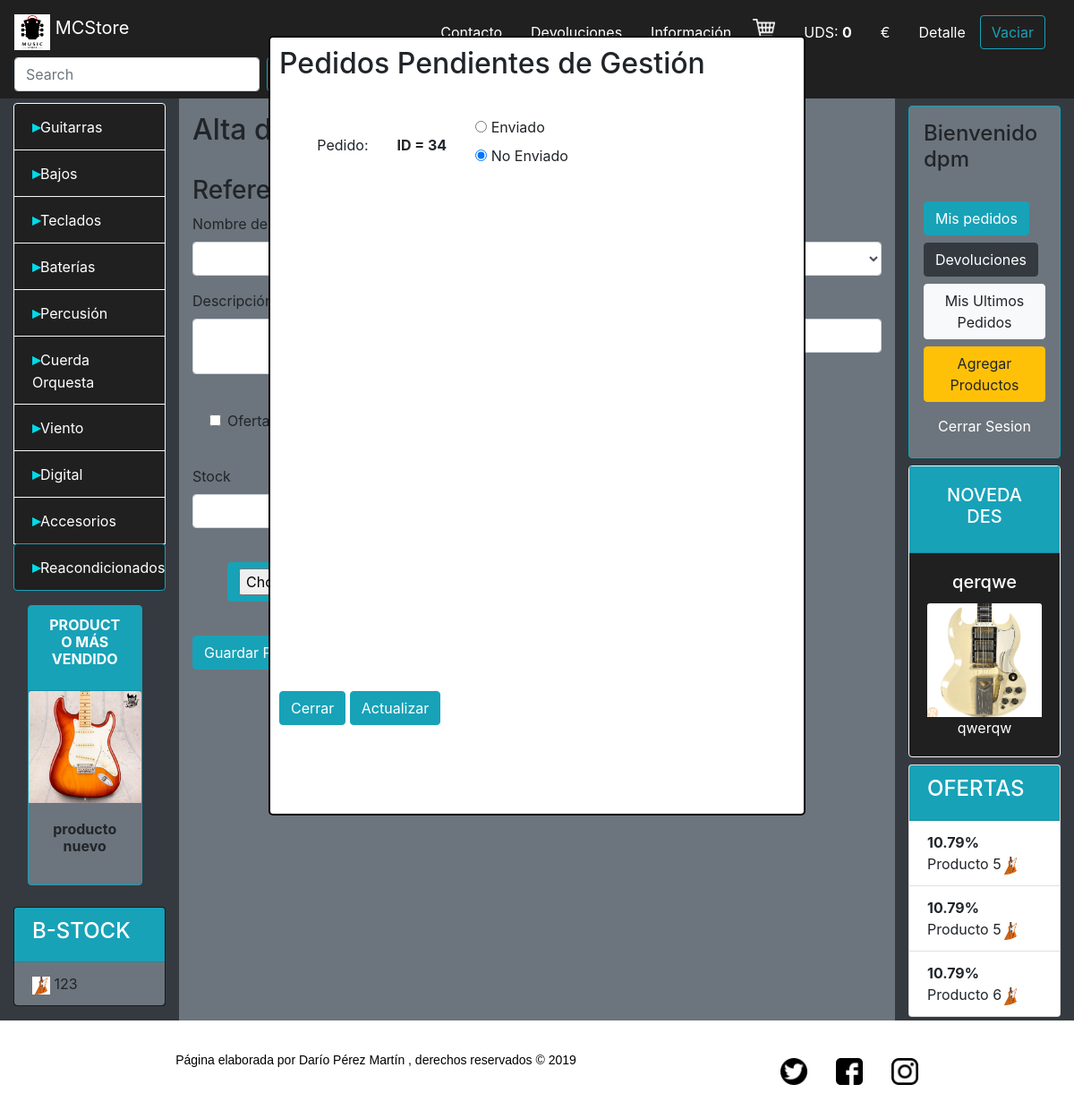
Screenshot of /index.php?registro=2 (signed in) with the database file from the repository.
### tables this page shows
CREATE TABLE `pedidos` (
  `id_pedido` int(11) NOT NULL,
  `fecha` date NOT NULL,
  `precio` float NOT NULL,
  `usuario` varchar(50) NOT NULL
);

CREATE TABLE `categorias` (
  `id_categoria` int(11) NOT NULL DEFAULT '0',
  `nombre_categoria` varchar(50) DEFAULT NULL,
  `id_padre` int(11) DEFAULT NULL
);

CREATE TABLE `producto` (
  `referencia` int(11) NOT NULL,
  `nombre` varchar(50) NOT NULL,
  `stock` int(11) NOT NULL,
  `precio` float NOT NULL,
  `oferta` tinyint(1) NOT NULL,
  `novedad` tinyint(1) NOT NULL,
  `fecha_alta` date NOT NULL,
  `fecha_fabricacion` date NOT NULL,
  `descripcion` text NOT NULL,
  `imagen` varchar(50) NOT NULL,
  `id_categoria` int(11) NOT NULL,
  `precio_oferta` double NOT NULL,
  `cantidad_devueltos` int(11) NOT NULL DEFAULT '0'
);

### altaproducto.php (the view, shortened to what this page needs)
<form class="mt-3" method="POST" action="" enctype="multipart/form-data" id="altaproducto">
  <h2>Alta de Productos</h2>
  <?php
  if (isset($_SESSION['admin'])) {
    if ($_SESSION['admin'] == TRUE) {
      include "conexion.php";
      $query1 = $mysqli->query("select referencia from producto order by referencia desc");
      if ($mysqli->affected_rows != 0) {
        $resul1 = $query1->fetch_assoc();
        $referencia = $resul1['referencia'] + 1;
      } else {
        $referencia = 1;
      }
      echo '<br>
  <h3>Referencia:' . $referencia . '</h3>';
      ?>
      <div class="form-row">
        <div class="form-group col-md-6">
          <label for="nombre">Nombre del Producto</label>
        </div>
        <div class="form-group col-md-6">
          <label for="inputState">Categoria</label>
        </div>
        <div class="form-group col-md-6">
          <label for="descripcion">Descripción:</label>
        </div>
        <div class="form-group col-md-6">
          <label for="precio">Precio</label>
        </div>
        <div class="form-check m-4">
          <input class="form-check-input" name="oferta" type="checkbox" value="1" id="oferta" />
          <label class="form-check-label" for="oferta">
            Oferta
          </label>
        </div>
        <div class="form-check m-4">
          <label class="form-check-label" for="novedad">
          </label>
        </div>
        <div class="form-group">
          <label for="direccion">Fecha Fabricación</label>
        </div>
        <div class="form-group col-md-6">
          <label for="stock">Stock</label>
        </div>
        <div class="form-group ml-4">
          <div class="card-body">
          </div>
        </div>
      </div>
      <input type="submit" class="btn btn-info" name="Enviar" value="Guardar Producto">
</form>
<?php
  } else {
    echo "No puede acceder a este sitio sin ser administrador";
  }
} else {
  echo "No puede acceder a este sitio sin ser administrador";
}
?>

### index.php (shortened to what this page needs)
<!DOCTYPE html>
<html lang="es">
<head>
  <link rel="stylesheet" href="https://stackpath.bootstrapcdn.com/bootstrap/4.3.1/css/bootstrap.min.css" />
  <link rel="stylesheet" href="estilos.css" />
  <link rel="stylesheet" href="https://cdnjs.cloudflare.com/ajax/libs/jquery-confirm/3.3.2/jquery-confirm.min.css">
</head>
<body>
  <?php
  include 'navbar.php';
  ?>
  <div class="modal">
    <div class="contenedor-modal">
      <table id="tabla-modal">
        <h2>Pedidos Pendientes de Gestión</h2>
        <?php
        include 'conexion.php';
        $ejecutar  = 'select pedidos.id_pedido as id, estados.estado as estado from pedidos,estados,estados_pedidos where pedidos.id_pedido = estados_pedidos.id_pedido and estados.id_estado = estados_pedidos.id_estado and estados.estado=\'PENDIENTE_ENVIO\'';
        $intermedia = $mysqli->query($ejecutar);
        while ($row = $intermedia->fetch_assoc()) {
          ?>
          <tr>
            <td>Pedido:</td>
            <td id="estado<?php echo $row['id']; ?>"><strong> ID = <?php echo $row['id']; ?></strong></td>
            <td>
              <input id="enviado<?php echo $row['id']; ?>" type="radio" name="enviado<?php echo $row['id']; ?>" value="<?php echo $row['id']; ?>">
              <label for="enviado">Enviado</label>
              <br>
              <input id="nosend" type="radio" name="enviado<?php echo $row['id']; ?>" value="No Enviado" checked="checked">
              <label for="noEnviado">No Enviado</label>
            </td>
          </tr>
        <?php
        }
        ?>
      </table>
    </div>
    <button id="cerrar-modal" class="btn btn-info">Cerrar</button>
    <button id="actualizar-estado" class="btn btn-info">Actualizar</button>
  </div>
  <div class="container-fluid">
    <div class="row">
      <div class="col-2 bg-dark">
        <?php
        include 'menu.php';
        include 'mas_vendido.php';
        include 'b_stock.php';
        ?>
      </div>
      <div class="col-8 bg-secondary fa-align-center">
        <?php
        if (isset($_GET['registro'])) {
          if ($_GET['registro'] == 1) {
            include 'formulario_registro.php';
          } elseif ($_GET['registro'] == 2) {
            include 'altaproducto.php';
          } elseif ($_GET['registro'] == 3) {
            include 'detalle_compra.php';
          } elseif ($_GET['registro'] == 4) {
            include 'misPedidos.php';
          } elseif ($_GET['registro'] == 5) {
            include 'devoluciones.php';
          } elseif ($_GET['registro'] == 6) {
            include 'misUltimosPedidos.php';
          } else {
            include 'principal.php';
          }
        } else {
          if (isset($_GET['categoria'])) {
            include 'main.php';
          } else {
            include 'principal.php';
          }
        }
        ?>
      </div>
      <div class="col-2 bg-dark">
        <?php
        include 'login.php';
        include 'novedades.php';
        include 'ofertas.php';
        ?>
      </div>
    </div>
  </div>
  <?php
  include 'footer.php';
  ?>
</body>
</html>

### menu.php (shortened to what this page needs)
<?php
include 'conexion.php';
$consulta2 = $mysqli->query("select * from categorias where id_padre is NULL");
?>
<ul class="list-group margen-top barra">
  <?php
  while ($resultado2 = $consulta2->fetch_assoc()) {
    echo '<li class="list-group-item bg-black h-personal  border-light letras-blancas">
        <strong class="indice">▸</strong>' . $resultado2['nombre_categoria'] . '<ul class="barra">';
    echo '</ul></li>';
  }
  ?>
  <a href="index.php?categoria=bstock">
    <li class="list-group-item bg-black h-personal submenu border-info minimo letras-blancas">
      <strong class="indice">▸</strong>Reacondicionados</li>
  </a>
</ul>

### mas_vendido.php (shortened to what this page needs)
<?php
$consulta = $mysqli -> query("SELECT sum(cantidad) as suma, id_producto from linea_pedido GROUP by id_producto order by suma");
$resultado = $consulta->fetch_assoc();
$referencia = $resultado['id_producto'];
$consulta2 = $mysqli -> query("select * from producto where referencia ='".$referencia."'");
$producto = $consulta2 ->fetch_assoc();
?>
<div
class="card w-75 ml-3 mt-3 bg-secondary border-info"
style="width: 18rem;"
> <div class="card-header bg-info">
<h6 class="card-title font-weight-bold text-center letras-blancas" >
  PRODUCTO MÁS VENDIDO
</h6>
</div>
<img src="upload/<?php echo $producto['imagen'] ?>" class="card-img-top" alt="..." />
<div class="card-body text-center">
  <h6 class="card-title font-weight-bolder text-center">
    <?php echo $producto['nombre'] ?>
  </h6>
</div>
</div>

### b_stock.php
<?php
include 'conexion.php';
$consulta = $mysqli -> query("select * from producto where cantidad_devueltos not in (0) ORDER BY rand() limit 3 ");
?>
<div class="card mt-4  mb-3 bg-black">
 <div class="card-header bg-info">
   <h4 class="letras-blancas">B-STOCK</h4>
 </div>
 <ul class="list-group list-group-flush">
   <?php
   if($mysqli -> affected_rows == 0){
     ?>
    <li class="list-group-item bg-secondary"> No hay devoluciones</li>
    <?php
  }else{
    while($resultado = $consulta -> fetch_assoc()){
      ?>
       <li class="list-group-item bg-secondary"><img src="upload/<?php echo $resultado['imagen'] ?>" class="pequeña">  <?php echo $resultado['nombre']; ?> </li>
      <?php
    }
  }
   ?>
 </ul>
</div>

### novedades.php
<?php
include 'conexion.php';
$resultado = $mysqli ->query("select * from producto where novedad=true ORDER BY rand() limit 1");
$row = $resultado -> fetch_array();
$nombre = $row['nombre'];
$descripcion = $row['descripcion'];
$imagen = $row['imagen'];
?>
<div class="card text-center mt-2 bg-black border-light">
  <div class="card-header bg-info">
    <a class="nav-link active letras-blancas" href="#">
      <h5>NOVEDADES</h5>
    </a>
  </div>
  <div class="card-body">
    <h5 class="card-title letras-blancas"><?php echo $nombre?></h5>
    <img src="upload/<?php echo $imagen;?>" class="card-img-top" alt="..." />
    <p class="card-text letras-blancas">
      <?php echo $descripcion;?>
    </p>
  </div>
</div>

### ofertas.php
<div class="card mt-2">
  <div class="card-header bg-info">
    <h4 class="letras-blancas">OFERTAS</h4>
  </div>
  <ul class="list-group list-group-flush">
  <?php
  include 'conexion.php';
  $consulta = $mysqli -> query("select * from producto where oferta=true ORDER BY rand() limit 3 ");
  while($result = $consulta -> fetch_assoc()){
    $porcentaje =100-( $result['precio_oferta']*100/$result['precio']);
    $porcentaje = number_format((float)$porcentaje, 2, '.', '');
    ?>
    <li class="list-group-item"><strong><?php echo $porcentaje?>% </strong><?php echo $result['nombre']?><img src="imagenes/<?php echo $result['imagen'] ?>" class="pequeña"> </li>
  <?php
  }
  ?>
  </ul>
</div>

### estilos.css (style rules this page uses)
ul { position: relative; list-style: none; }
table { padding: 15px; border-collapse: separate; margin-left: 2%; }
.minimo { min-width: 150px; }
.margen-top { margin-top: 3%; }
.h-personal { height: 95%; }
.bg-black { background-color: #202020; }
.letras-blancas { color: white; }
.pequeña { width: 20px; height: 20px; }
.indice { color: #00dbeb; font-size: 18px; }
.modal { padding: 10px; top:40px; left:25%; position: absolute; width: 50%; height: 70%; display: none; border-radius: 5px; background-color: white; border: 2px solid black; }
.contenedor-modal { height: 85%; width: 90%; }
#tabla-modal td { padding: 15px; }

### rows the page displays
pedidos: id_pedido "34"
categorias: nombre_categoria "Guitarras"
categorias: nombre_categoria "Bajos"
categorias: nombre_categoria "Teclados"
categorias: nombre_categoria "Baterías"
categorias: nombre_categoria "Percusión"
categorias: nombre_categoria "Cuerda Orquesta"
categorias: nombre_categoria "Viento"
categorias: nombre_categoria "Digital"
categorias: nombre_categoria "Accesorios"
producto: imagen (picture), nombre "producto nuevo"
producto: imagen (picture), nombre "123"
producto: nombre "qerqwe", imagen (picture), descripcion "qwerqw"
producto: porcentaje "10.79", nombre "Producto 5", imagen (picture)
producto: porcentaje "10.79", nombre "Producto 5", imagen (picture)
producto: porcentaje "10.79", nombre "Producto 6", imagen (picture)

### other values shown
$_SESSION['cantidad'] "0"
$_SESSION['usuario'] "dpm"
